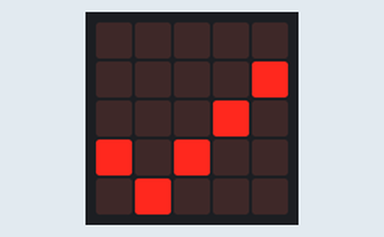
Simulated run of this program. Board: BBC micro:bit (MakeCode). Shown: the board's 5×5 LED display.

Above: at 0.1 s.
At 0.7 s:
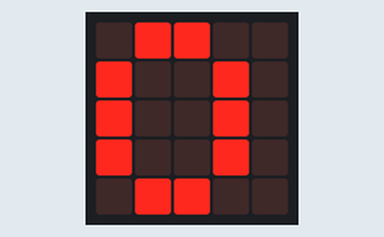
At 1.4 s:
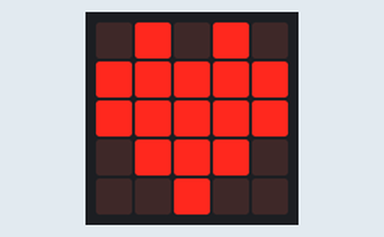

Measured:
- what the display in image 1 shows lasts 0.8 s, from 0.6 s to 1.4 s
- what the display in image 2 shows lasts 0.6 s, from 1.4 s to 2.0 s

The program:

main.ts
```typescript
radio.onReceivedValue(function (name, value) {
    serial.writeValue(name, value)
    basic.showLeds(`
        # # # # .
        . # # . .
        . . # . .
        . . # # .
        # # # # #
        `)
})
basic.showIcon(IconNames.Yes)
radio.setGroup(128)
basic.forever(function () {
    let pulsoMinuto = 0
    basic.showNumber(pulsoMinuto)
    basic.showIcon(IconNames.Heart)
})
```

test.ts
```typescript
// aquí va el archivo "tests"; esto no se compilará cuando este paquete se utilice como una extensión.
```
